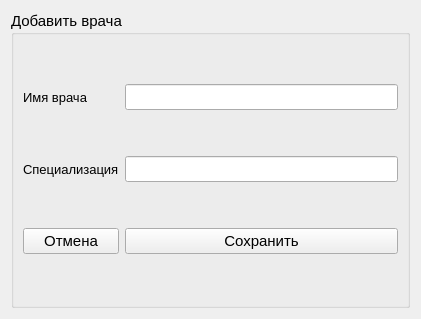
<?xml version="1.0" encoding="UTF-8"?>
<ui version="4.0">
 <class>Form</class>
 <widget class="QWidget" name="Form">
  <property name="geometry">
   <rect>
    <x>0</x>
    <y>0</y>
    <width>421</width>
    <height>319</height>
   </rect>
  </property>
  <property name="windowTitle">
   <string>Form</string>
  </property>
  <layout class="QGridLayout" name="gridLayout">
   <item row="0" column="0">
    <widget class="QGroupBox" name="groupBox">
     <property name="font">
      <font>
       <pointsize>11</pointsize>
      </font>
     </property>
     <property name="layoutDirection">
      <enum>Qt::LeftToRight</enum>
     </property>
     <property name="title">
      <string>Добавить врача</string>
     </property>
     <layout class="QGridLayout" name="gridLayout_2">
      <item row="0" column="0">
       <widget class="QLabel" name="label">
        <property name="font">
         <font>
          <pointsize>10</pointsize>
          <underline>false</underline>
         </font>
        </property>
        <property name="text">
         <string>Имя врача    </string>
        </property>
       </widget>
      </item>
      <item row="2" column="0">
       <widget class="QPushButton" name="push_button_undo">
        <property name="text">
         <string>Отмена</string>
        </property>
       </widget>
      </item>
      <item row="0" column="1">
       <widget class="QLineEdit" name="line_edit_full_name_doctor"/>
      </item>
      <item row="1" column="0">
       <widget class="QLabel" name="label_2">
        <property name="font">
         <font>
          <pointsize>10</pointsize>
          <underline>false</underline>
         </font>
        </property>
        <property name="text">
         <string>Специализация</string>
        </property>
       </widget>
      </item>
      <item row="2" column="1">
       <widget class="QPushButton" name="push_button_save">
        <property name="text">
         <string>Сохранить</string>
        </property>
       </widget>
      </item>
      <item row="1" column="1">
       <widget class="QLineEdit" name="line_edit_specialisation"/>
      </item>
     </layout>
    </widget>
   </item>
  </layout>
 </widget>
 <resources/>
 <connections/>
</ui>
